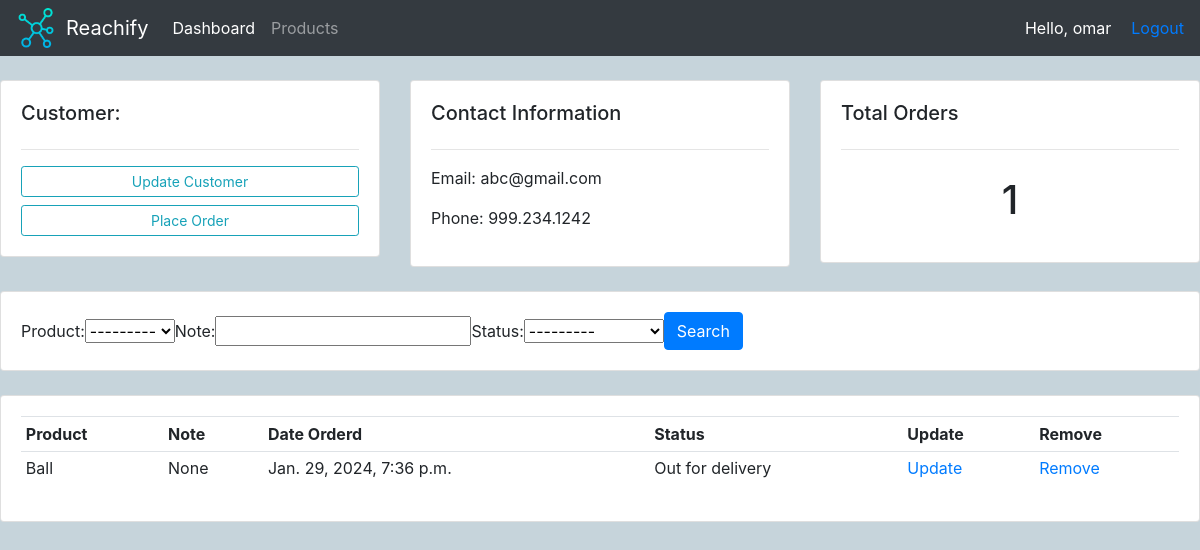
The page /customer/2/ (signed in) on the database its author committed.
### accounts/models.py (models this page shows, shortened)
class Customer(models.Model):
    user = models.OneToOneField(User, null=True, on_delete=models.CASCADE)
    name = models.CharField(max_length=200, null=True)
    phone = models.CharField(max_length=200, null=True)
    email = models.CharField(max_length=200, null=True)
    profile_pic = models.ImageField(default='defaultProfile.png',null=True, blank=True)
    data_created = models.DateTimeField(auto_now_add=True, null=True) # Allows us to create the date and time when an instance of this class is created in the database.

class Order(models.Model):
    STATUS = (
        ('Pending', 'Pending'),
        ('Out for delivery', 'Out for delivery'),
        ('Delivered','Delivered')
    )
    customer = models.ForeignKey(Customer, null = True, on_delete=models.CASCADE) # One-to-many to product
    product = models.ForeignKey(Product, null = True, on_delete=models.CASCADE)
    data_created = models.DateTimeField(auto_now_add=True, null=True)
    status = models.CharField(max_length=200, null=True, choices = STATUS)
    note = models.CharField(max_length=1000, null=True)

class Product(models.Model):
    CATEGORY = (
        ('Indoor', 'Indoor'),
        ('Outdoor', 'Outdoor'),
    )
    name = models.CharField(max_length=200, null=True)
    price = models.FloatField(null=True)
    category = models.CharField(max_length=200, null=True, choices = CATEGORY)
    description = models.CharField(max_length=200, null=True)
    data_created = models.DateTimeField(auto_now_add=True, null=True)
    tags = models.ManyToManyField(Tag)
    def __str__(self):
        return self.name

### accounts/decorators.py (the view)
        def wrapper_func(request, *args, **kwargs):
            group = None
            if request.user.groups.exists():
                group = request.user.groups.all()[0].name
            if group in allowed_roles:
                return view_func(request, *args, **kwargs)
            else:
                return HttpResponse('You are not authorized to view this page')

### accounts/views.py (called while the page is built)
@login_required(login_url='login')
@allowed_users(allowed_roles=['admin'])
def customer(request, pk):
    customer = Customer.objects.get(id=pk)
    orders = customer.order_set.all()
    customer_orders_count = orders.count()
    myFilter = OrderFilter(request.GET, queryset=orders)
    orders = myFilter.qs
    context = {'customer':customer, 'orders':orders, 'customer_orders_count':customer_orders_count, 'myFilter':myFilter}
    return render(request,'customer.html', context)

### accounts/templates/customer.html
{% extends "main.html" %}
{% block content%}
{% include "navbar.html" %}
<br>
<div class="row">
    <div class="col-md">
        <div class="card card-body">
            <h5>Customer:</h5>
            <hr>
            <a class="btn btn-outline-info  btn-sm btn-block" href="">Update Customer</a>
            <a class="btn btn-outline-info  btn-sm btn-block" href="{% url 'create_order' customer.id %}">Place Order</a>
        </div>
    </div>
    <div class="col-md">
        <div class="card card-body">
            <h5>Contact Information</h5>
            <hr>
            <p>Email: {{customer.email}} </p>
            <p>Phone: {{customer.phone}} </p>
        </div>
    </div>
    <div class="col-md">
        <div class="card card-body">
            <h5>Total Orders</h5>
            <hr>
            <h1 style="text-align: center;padding: 10px">{{customer_orders_count}}</h1>
        </div>
    </div>
</div>
<br>
<div class="row">
    <div class="col">
        <div class="card card-body">
            <form method="get" class="form-inline">
                <div class="form-group">
                  Product:  {{ myFilter.form.product }}
                </div>
                <div class="form-group">
                  Note: {{ myFilter.form.note }}
                </div>
                <div class="form-group">
                  Status:  {{ myFilter.form.status }}
                </div>
                <button class="btn btn-primary" type="submit">Search</button>
            </form>
        </div>
    </div>
</div>
<br>
<div class="row">
    <div class="col-md">
        <div class="card card-body">
            <table class="table table-sm">
                <tr>
                    <th>Product</th>
                    <th>Note</th>
                    <th>Date Orderd</th>
                    <th>Status</th>
                    <th>Update</th>
                    <th>Remove</th>
                </tr>
                {% for order in orders %}
                    <tr>
                        <td>{{order.product}}</td>
                        <td>{{order.note}}</td>
                        <td>{{order.product.data_created}}</td>
                        <td>{{order.status}}</td>
                        <td><a href ="{% url 'update_order' order.id %}">Update</a></td>
                        <td><a href ="{% url 'delete_order' order.id %}">Remove</a></td>
                    </tr>
                {%endfor%}
            </table>
        </div>
    </div>
</div>
{%endblock%}

### accounts/templates/navbar.html (shortened to what this page needs)
{% load static %}
<nav class="navbar navbar-expand-lg navbar-dark bg-dark">
    <img style="padding-right: 10px;" src="{% static 'imgs/network.png' %}" width="30" height="30" class="d-inline-block align-top" alt="">
    <a class="navbar-brand" href="{% url 'home' %}">Reachify</a>
    <div class="collapse navbar-collapse ml-auto " id="navbarNav">
      <ul class="navbar-nav dropdown-menu-right">
        {% if request.user.is_staff %}
          <li class="nav-item active">
            <a class="nav-link" href="{% url 'home' %}">Dashboard</a>
          </li>
          <li class="nav-item">
            <a class="nav-link" href="{% url 'products' %}">Products</a>
          </li>
        {% else %}
        <li class="nav-item">
          <a class="nav-link" href="{% url 'account_settings' %}">Settings</a>
        </li>
        {% endif %}
      </ul>
    </div>
    <span style="color: white; margin-right: 10px;">Hello, {{request.user}}</span>
    <span style="margin-left: 10px;"><a href="{% url 'logout' %}">Logout</a></span>
  </nav>

### static/css/main.css (style rules this page uses)
body { background-color:rgb(198, 212, 219) ; }
img { height: 40px; width: auto; }

### rows shown on the page
Customer: email "abc@gmail.com", phone "999.234.1242"
Order: product "Ball", note "None", product.data_created "Jan. 29, 2024, 7:36 p.m.", status "Out for delivery"

### other values the page prints
{{ request.user }} "omar"
{{ customer_orders_count }} "1"
